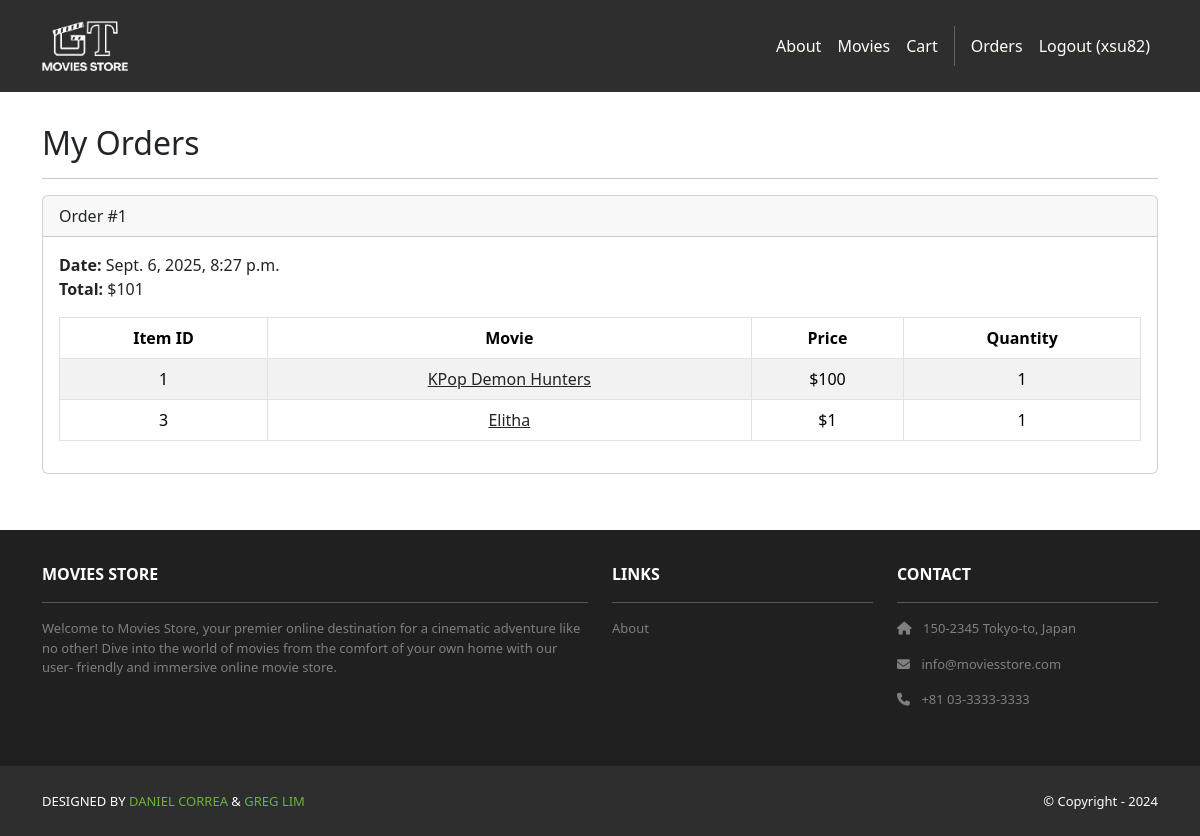
/accounts/orders/ (signed in), run on an earlier commit of the app's database.
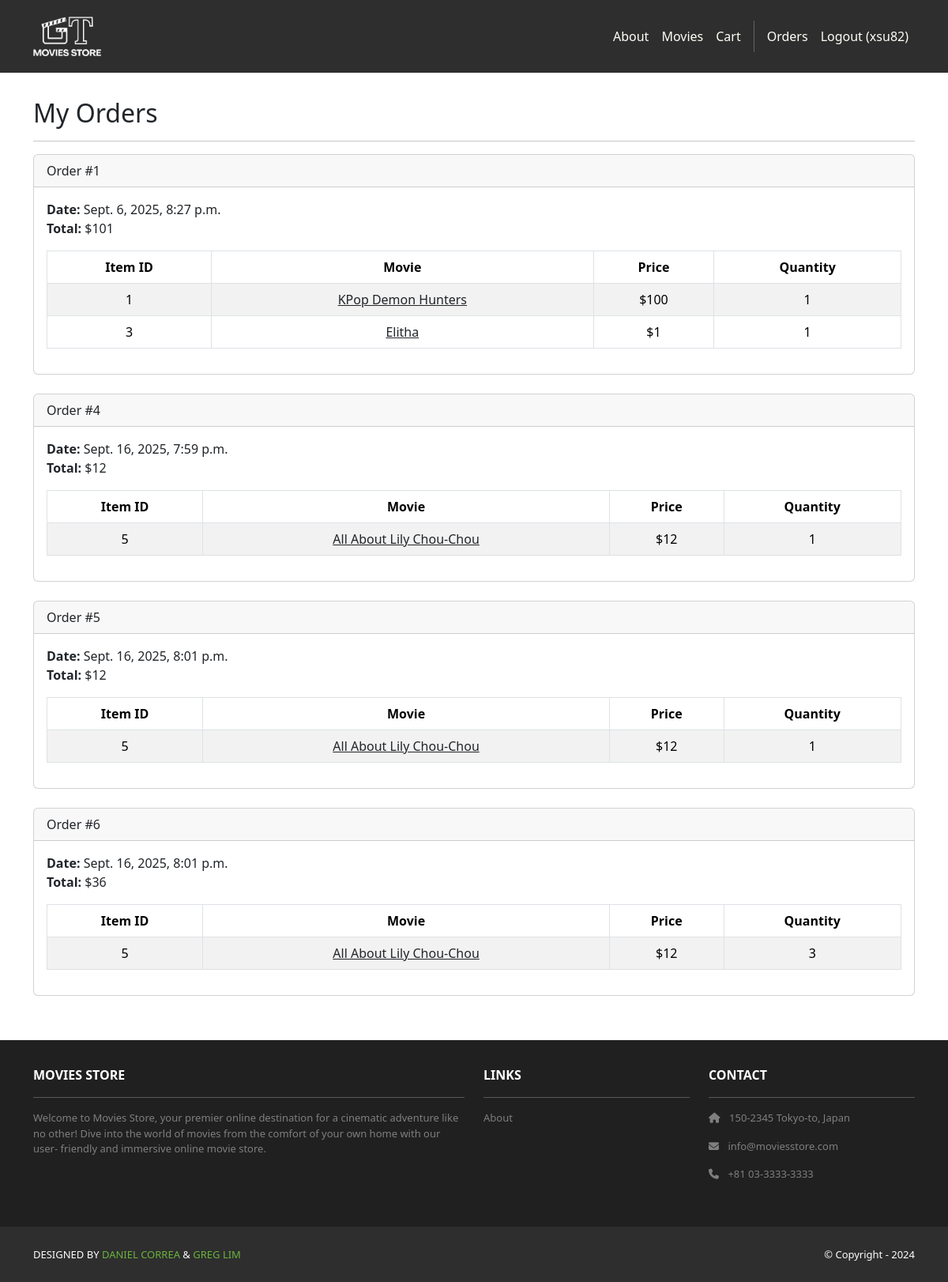
And on a later commit of the database.
### cart/models.py (models this page shows, shortened)
class Order(models.Model):
    id = models.AutoField(primary_key=True)
    total = models.IntegerField()
    date = models.DateTimeField(auto_now_add=True)
    user = models.ForeignKey(User, on_delete=models.CASCADE)

class Item(models.Model):
    id = models.AutoField(primary_key=True)
    price = models.IntegerField()
    quantity = models.IntegerField()
    order = models.ForeignKey(Order, on_delete=models.CASCADE)
    movie = models.ForeignKey(Movie, on_delete=models.CASCADE)

### movies/models.py (models this page shows, shortened)
class Movie(models.Model):
    id = models.AutoField(primary_key=True)
    name = models.CharField(max_length=255)
    price = models.IntegerField()
    description = models.TextField()
    image = models.ImageField(upload_to='movie_images/')
    amount_left = models.PositiveIntegerField(null=True, blank=True, default=None)

### accounts/views.py (the view)
# urls.py: path('orders/', views.orders, name='accounts.orders'),
@login_required
def orders(request):
    template_data = {}
    template_data['title'] = 'Orders'
    template_data['orders'] = request.user.order_set.all()
    return render(request, 'accounts/orders.html',
        {'template_data': template_data})

### accounts/templates/accounts/orders.html
{% extends 'base.html' %}
{% block content %}
  <div class="p-3">
    <div class="container">
      <div class="row mt-3">
        <div class="col mx-auto mb-3">
          <h2>My Orders</h2>
          <hr />
          {% for order in template_data.orders %}
            <div class="card mb-4">
              <div class="card-header">Order #{{ order.id }}</div>
              <div class="card-body">
                <b>Date:</b> {{ order.date }}<br />
                <b>Total:</b> ${{ order.total }}<br />
                <table class="table table-bordered table-striped text-center mt-3">
                  <thead>
                    <tr>
                      <th scope="col">Item ID</th>
                      <th scope="col">Movie</th>
                      <th scope="col">Price</th>
                      <th scope="col">Quantity</th>
                    </tr>
                  </thead>
                  <tbody>
                    {% for item in order.item_set.all %}
                      <tr>
                        <td>{{ item.movie.id }}</td>
                        <td>
                          <a class="link-dark" href="{% url 'movies.show' id=item.movie.id %}">{{ item.movie.name }}</a>
                        </td>
                        <td>${{ item.movie.price }}</td>
                        <td>{{ item.quantity }}</td>
                      </tr>
                    {% endfor %}
                  </tbody>
                </table>
              </div>
            </div>
          {% endfor %}
        </div>
      </div>
    </div>
  </div>
{% endblock %}

### moviesstore/templates/base.html (shortened to what this page needs)
<!DOCTYPE html>
<html>
  {% load static %}
  <head>
    <link href="https://cdn.jsdelivr.net/npm/bootstrap@5.3.3/dist/css/bootstrap.min.css" rel="stylesheet" />
    <link rel="stylesheet" href="https://cdnjs.cloudflare.com/ajax/libs/font-awesome/6.1.1/css/all.min.css" />
    <link rel="stylesheet" type="text/css" href="{% static 'css/style.css' %}" />
  </head>
  <body>
    <nav class="p-3 navbar navbar-dark bg-dark navbar-expand-lg">
      <div class="container">
        <a class="navbar-brand" href="{% url 'home.index' %}"><img src="{% static 'img/logo.png' %}" alt="logo" height="50" /></a>
        <div class="collapse navbar-collapse" id="navbarNavAltMarkup">
          <div class="navbar-nav ms-auto navbar-ml">
            <a class="nav-link" href="{% url 'home.about' %}">About</a>
            <a class="nav-link" href="{% url 'movies.index' %}">Movies</a>
            <a class="nav-link" href="{% url 'cart.index' %}">Cart</a>
            {% if user.is_authenticated %}
              <a class="nav-link" href="{% url 'accounts.orders' %}">Orders</a>
              <a class="nav-link" href="{% url 'accounts.logout' %}">Logout ({{ user.username }})</a>
            {% else %}
              <a class="nav-link" href="{% url 'accounts.login' %}">Login</a>
              <a class="nav-link" href="{% url 'accounts.signup' %}">Sign Up</a>
            {% endif %}
          </div>
        </div>
      </div>
    </nav>
    <div>
      {% block content %}
      {% endblock %}
    </div>
    <section class="p-3 ms-footer d-none d-md-block">
      <div class="container">
        <div class="row mt-3 text-white">
          <div class="col-md-6 col-lg-6 col-xl-6 mx-auto mb-4">
            <b>MOVIES STORE</b>
            <hr />
            <p>Welcome to Movies Store, your premier online destination for a cinematic adventure like no other! Dive into the world of movies from the comfort of your own home with our user- friendly and immersive online movie store.</p>
          </div>
          <div class="col-md-3 col-lg-3 col-xl-3 mx-auto mb-4">
            <b>LINKS</b>
            <hr />
            <p>
              <a class="nav-link" href="{% url 'home.about' %}">About</a>
            </p>
          </div>
          <div class="col-md-3 col-lg-3 col-xl-3 mx-auto mb-4">
            <b>CONTACT</b>
            <hr />
            <p>
              <i class="fas fa-home me-2"></i>
              150-2345 Tokyo-to, Japan
            </p>
            <p>
              <i class="fas fa-envelope me-2"></i>
              info@moviesstore.com
            </p>
            <p>
              <i class="fas fa-phone me-2"></i>
              +81 03-3333-3333
            </p>
          </div>
        </div>
      </div>
    </section>
    <section class="p-3 ms-footer-bottom bg-dark">
      <div class="container d-flex justify-content-between">
        <div class="me-5 text-white">
          <span>
            DESIGNED BY
            <a href="https://www.x.com/danielgarax" target="_blank">DANIEL CORREA</a> &
            <a href="https://www.x.com/greglim81" target="_blank">GREG LIM</a>
          </span>
        </div>
        <div class="text-white">
          <span>© Copyright - 2024</span>
        </div>
      </div>
    </section>
  </body>
</html>

### moviesstore/static/css/style.css (style rules this page uses)
.navbar a.nav-link { color: #FFFEF6 !important; }
.bg-dark { background-color: #2E2E2E !important; }
.ms-footer { background-color: #202020; }
.ms-footer p { color: #7F7F7F; font-size: 13px; }
.ms-footer-bottom span { font-size: 13px; line-height: 38px; }
.ms-footer-bottom a { color: #6ab43e; text-decoration: none; }

What changed in the data, as far as the page shows it:
added Order: id "4", date "Sept. 16, 2025, 7:59 p.m.", total "12"
added Item: movie.id "5", movie.name "All About Lily Chou-Chou", movie.price "12", quantity "1", shown under "4"
added Order: id "5", date "Sept. 16, 2025, 8:01 p.m.", total "12"
added Item: movie.id "5", movie.name "All About Lily Chou-Chou", movie.price "12", quantity "1"
added Order: id "6", date "Sept. 16, 2025, 8:01 p.m.", total "36"
added Item: movie.id "5", movie.name "All About Lily Chou-Chou", movie.price "12", quantity "3", shown under "6"
